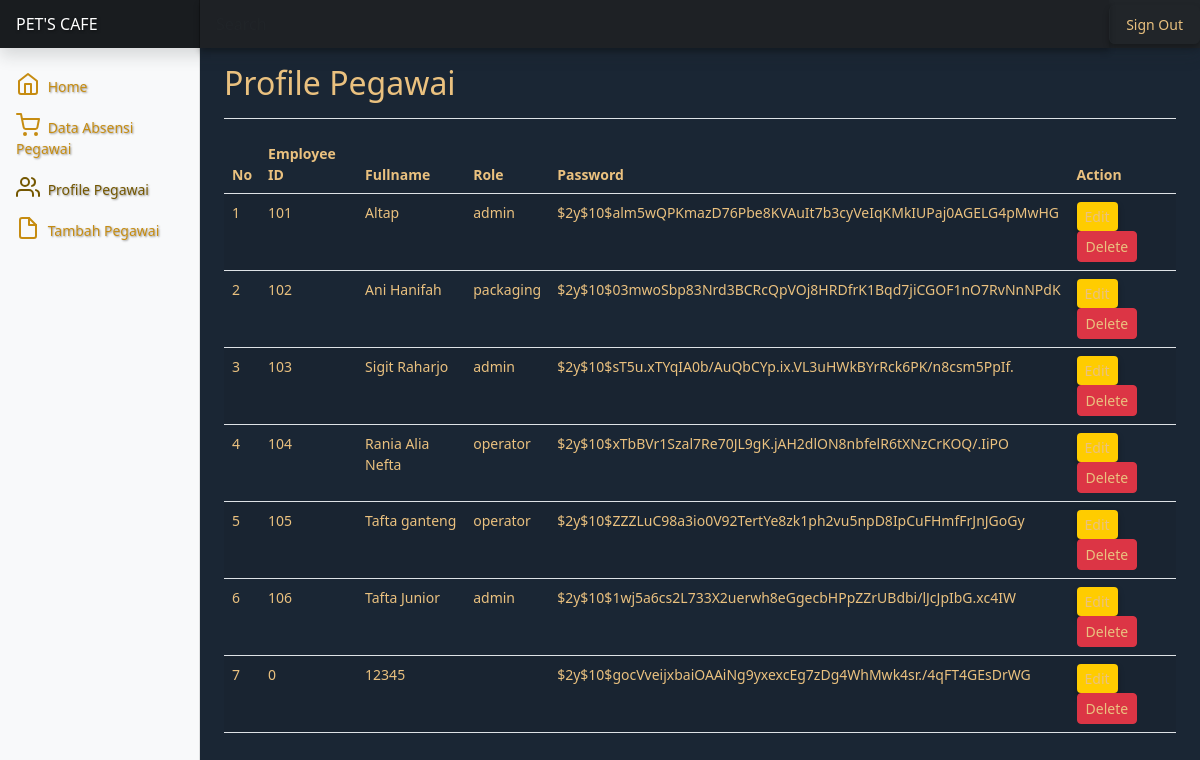
The page /dashboard_admin/profile_pegawai.php on the database its author committed.
### tables this page shows
CREATE TABLE `users` (
  `id` int(11) NOT NULL,
  `employee_id` int(8) NOT NULL,
  `email` varchar(255) NOT NULL,
  `fullname` varchar(255) NOT NULL,
  `role` varchar(255) NOT NULL,
  `password` varchar(255) NOT NULL
);

### dashboard_admin/profile_pegawai.php (the view, shortened to what this page needs)
<?php
include '../connection.php';
$sql = "SELECT * FROM users";
$result = $db->query($sql);
$users = [];
while ($user = $result->fetch_assoc()) {
    $users[] = $user;
}
?>
<!doctype html>
<html lang="en">
<head>
    <link href="../assets/dist/css/bootstrap.min.css" rel="stylesheet">
    <link href="dashboard.css" rel="stylesheet">
</head>
<body>
    <header class="navbar navbar-dark sticky-top bg-dark flex-md-nowrap p-0 shadow">
        <a class="navbar-brand col-md-3 col-lg-2 me-0 px-3 fs-6" href="#">PET'S CAFE</a>
        <input class="form-control form-control-dark w-100 rounded-0 border-0" type="text" placeholder="Search" aria-label="Search">
        <div class="navbar-nav">
            <div class="nav-item text-nowrap">
                <form action="" method="post">
                    <button class="nav-link px-3 btn btn-outline-dark" type="submit" name='logout'>
                        Sign Out
                    </button>
                </form>
            </div>
        </div>
    </header>
    <div class="container-fluid">
        <div class="row">
            <nav id="sidebarMenu" class="col-md-3 col-lg-2 d-md-block bg-light sidebar collapse">
                <div class="position-sticky pt-3 sidebar-sticky">
                    <ul class="nav flex-column">
                        <li class="nav-item">
                            <a class="nav-link" href="index.php">
                                <span data-feather="home" class="align-text-bottom"></span>
                                Home
                            </a>
                        </li>
                        <li class="nav-item">
                            <a class="nav-link" href="data_absen.php">
                                <span data-feather="shopping-cart" class="align-text-bottom"></span>
                                Data Absensi Pegawai
                            </a>
                        </li>
                        <li class="nav-item">
                            <a class="nav-link active" aria-current="page" href="profile_pegawai.php">
                                <span data-feather="users" class="align-text-bottom"></span>
                                Profile Pegawai
                            </a>
                        </li>
                        <li class="nav-item">
                            <a class="nav-link" href="tambah_pegawai.php">
                                <span data-feather="file" class="align-text-bottom"></span>
                                Tambah Pegawai
                            </a>
                        </li>
                    </ul>
                </div>
            </nav>
            <main class="col-md-9 ms-sm-auto col-lg-10 px-md-4">
                <div class="d-flex justify-content-between flex-wrap flex-md-nowrap align-items-center pt-3 pb-2 mb-3 border-bottom">
                    <h1 class="h2">Profile Pegawai</h1>
                </div>
                <div class="table-responsive">
                    <table class="table table-striped table-hover">
                        <thead>
                            <tr>
                                <th scope="col">No</th>
                                <th scope="col">Employee ID</th>
                                <th scope="col">Fullname</th>
                                <th scope="col">Role</th>
                                <th scope="col">Password</th>
                                <th scope="col">Action</th>
                            </tr>
                        </thead>
                        <tbody>
                            <?php $no = 1;
                            foreach ($users as $u) : ?>
                                <tr>
                                    <td><?= $no++; ?></td>
                                    <td><?= $u['employee_id']; ?></td>
                                    <td><?= $u['fullname']; ?></td>
                                    <td><?= $u['role']; ?></td>
                                    <td><?= $u['password']; ?></td>
                                    <td>
                                        <a class="btn btn-primary btn-sm" href="edit_profile.php?id=<?= $u['id']; ?>">Edit</a>
                                        <a class="btn btn-danger btn-sm" href='action_delete.php?id=<?= $u['id']; ?>' onclick="return confirm('Apakah Anda yakin ingin menghapus?')">Delete</a>
                                    </td>
                                </tr>
                            <?php endforeach ?>
                        </tbody>
                    </table>
                </div>
            </main>
        </div>
    </div>
</body>
</html>

### dashboard_admin/dashboard.css (style rules this page uses)
body { font-size: .875rem; background-color: #1A2634; color: #c68c11; }
.form-label, .table, .table th, .table td, h1, .btn, .form-control, label, p { color: #eac17f !important; }
.sidebar { position: fixed; top: 0; left: 0; bottom: 0; z-index: 100; padding: 48px 0 0; background-color: #1A2C44; box-shadow: inset -1px 0 0 rgba(0, 0, 0, .1); }
.sidebar-sticky { height: calc(100vh - 48px); overflow-x: hidden; overflow-y: auto; }
.sidebar .nav-link { font-weight: 500; color: #c68c11; text-shadow: 1px 1px 2px rgba(0, 0, 0, 0.4); }
.sidebar .nav-link .feather { margin-right: 4px; color: #c68c11; }
.sidebar .nav-link.active { color: #745700; }
.sidebar .nav-link:hover .feather, .sidebar .nav-link.active .feather { color: inherit; }
.navbar-brand { padding-top: .75rem; padding-bottom: .75rem; background-color: rgba(0, 0, 0, .25); box-shadow: inset -1px 0 0 rgba(0, 0, 0, .25); color: #d6b52d; text-shadow: 1px 1px 3px rgba(0, 0, 0, 0.5); }
.navbar .form-control { padding: .75rem 1rem; box-shadow: 0 4px 6px rgba(0, 0, 0, 0.3); }
.form-control-dark { color: #c28c17; background-color: rgba(0, 0, 0, .1); border-color: rgba(255, 255, 255, .1); box-shadow: 0 4px 6px rgba(0, 0, 0, 0.3); }
button, .btn-primary { background-color: #FFCC00; border: none; box-shadow: 0 4px 6px rgba(0, 0, 0, 0.3); transition: box-shadow 0.3s ease, transform 0.3s ease; }

### rows shown on the page
users: employee "101", fullname "Altap", role "admin", password "$2y$10$alm5wQPKmazD76Pbe8KVAuIt7b3cyVeIqKMkIUPaj0AGELG4pMwHG"
users: employee "102", fullname "Ani Hanifah", role "packaging", password "$2y$10$03mwoSbp83Nrd3BCRcQpVOj8HRDfrK1Bqd7jiCGOF1nO7RvNnNPdK"
users: employee "103", fullname "Sigit Raharjo", role "admin", password "$2y$10$sT5u.xTYqIA0b/AuQbCYp.ix.VL3uHWkBYrRck6PK/n8csm5PpIf."
users: employee "104", fullname "Rania Alia Nefta", role "operator", password "$2y$10$xTbBVr1Szal7Re70JL9gK.jAH2dlON8nbfelR6tXNzCrKOQ/.IiPO"
users: employee "105", fullname "Tafta ganteng", role "operator", password "$2y$10$ZZZLuC98a3io0V92TertYe8zk1ph2vu5npD8IpCuFHmfFrJnJGoGy"
users: employee "106", fullname "Tafta Junior", role "admin", password "$2y$10$1wj5a6cs2L733X2uerwh8eGgecbHPpZZrUBdbi/lJcJpIbG.xc4IW"
users: employee "0", fullname "12345", password "$2y$10$gocVveijxbaiOAAiNg9yxexcEg7zDg4WhMwk4sr./4qFT4GEsDrWG"
